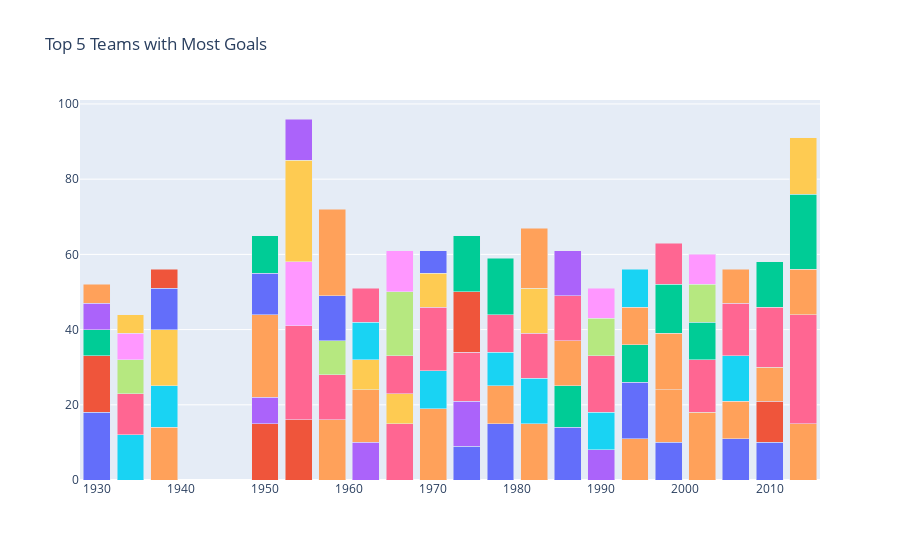

This figure's notebook cell:
### Code cell
data = []

for team in top5['Country'].drop_duplicates().values:
    year = top5[top5['Country'] == team]['Year']
    goal = top5[top5['Country'] == team]['Goals']
    
    data.append(go.Bar(x = year, y = goal, name = team))
    

layout = go.Layout(barmode = 'stack', title = 'Top 5 Teams with Most Goals', showlegend = False)

fig = go.Figure(data = data, layout = layout)
fig.show()

### Figure 1 — Plotly figure (JSON) as saved in the notebook; plotly's stock layout.template omitted (floating-point values rounded to 4 significant figures)
{"data": [{"name": "Argentina", "type": "bar", "x": [1930, 1974, 1978, 1986, 1998, 2006, 2010], "y": [18, 9, 15, 14, 10, 11, 10]}, {"name": "Uruguay", "type": "bar", "x": [1930, 1950, 1954, 2010], "y": [15, 15, 16, 11]}, {"name": "USA", "type": "bar", "x": [1930], "y": [7]}, {"name": "Yugoslavia", "type": "bar", "x": [1930, 1950, 1962, 1974, 1990], "y": [7, 7, 10, 12, 8]}, {"name": "Brazil", "type": "bar", "x": [1930, 1938, 1950, 1958, 1962, 1970, 1978, 1982, 1994, 1998, 2002, 2006, 2010, 2014], "y": [5, 14, 22, 16, 14, 19, 10, 15, 11, 14, 18, 10, 9, 15]}, {"name": "Italy", "type": "bar", "x": [1934, 1938, 1970, 1978, 1982, 1990, 2006], "y": [12, 11, 10, 9, 12, 10, 12]}, {"name": "Germany", "type": "bar", "x": [1934, 1954, 1958, 1966, 1970, 1974, 1978, 1982, 1990, 2002, 2006, 2010, 2014], "y": [11, 25, 12, 15, 17, 13, 10, 12, 15, 14, 14, 16, 29]}, {"name": "Czechoslovakia", "type": "bar", "x": [1934, 1958, 1990], "y": [9, 9, 10]}, {"name": "Austria", "type": "bar", "x": [1934, 1954], "y": [7, 17]}, {"name": "Hungary", "type": "bar", "x": [1934, 1938, 1954, 1962, 1966, 1982], "y": [5, 15, 27, 8, 8, 12]}, {"name": "Sweden", "type": "bar", "x": [1938, 1950, 1958, 1994], "y": [11, 11, 12, 15]}, {"name": "Cuba", "type": "bar", "x": [1938], "y": [5]}, {"name": "Spain", "type": "bar", "x": [1950, 1986, 1994, 2002], "y": [10, 11, 10, 10]}, {"name": "Switzerland", "type": "bar", "x": [1954], "y": [11]}, {"name": "France", "type": "bar", "x": [1958, 1982, 1986, 1998, 2006, 2014], "y": [23, 16, 12, 15, 9, 12]}, {"name": "Chile", "type": "bar", "x": [1962], "y": [10]}, {"name": "Soviet Union", "type": "bar", "x": [1962, 1966, 1986], "y": [9, 10, 12]}, {"name": "Portugal", "type": "bar", "x": [1966], "y": [17]}, {"name": "England", "type": "bar", "x": [1966, 1990], "y": [11, 8]}, {"name": "Peru", "type": "bar", "x": [1970], "y": [9]}, {"name": "Mexico", "type": "bar", "x": [1970], "y": [6]}, {"name": "Poland", "type": "bar", "x": [1974], "y": [16]}, {"name": "Netherlands", "type": "bar", "x": [1974, 1978, 1998, 2010, 2014], "y": [15, 15, 13, 12, 20]}, {"name": "Belgium", "type": "bar", "x": [1986], "y": [12]}, {"name": "Bulgaria", "type": "bar", "x": [1994], "y": [10]}, {"name": "Romania", "type": "bar", "x": [1994], "y": [10]}, {"name": "Croatia", "type": "bar", "x": [1998], "y": [11]}, {"name": "Turkey", "type": "bar", "x": [2002], "y": [10]}, {"name": "Korea Republic", "type": "bar", "x": [2002], "y": [8]}, {"name": "Colombia", "type": "bar", "x": [2014], "y": [15]}], "layout": {"barmode": "stack", "showlegend": false, "title": {"text": "Top 5 Teams with Most Goals"}}}
